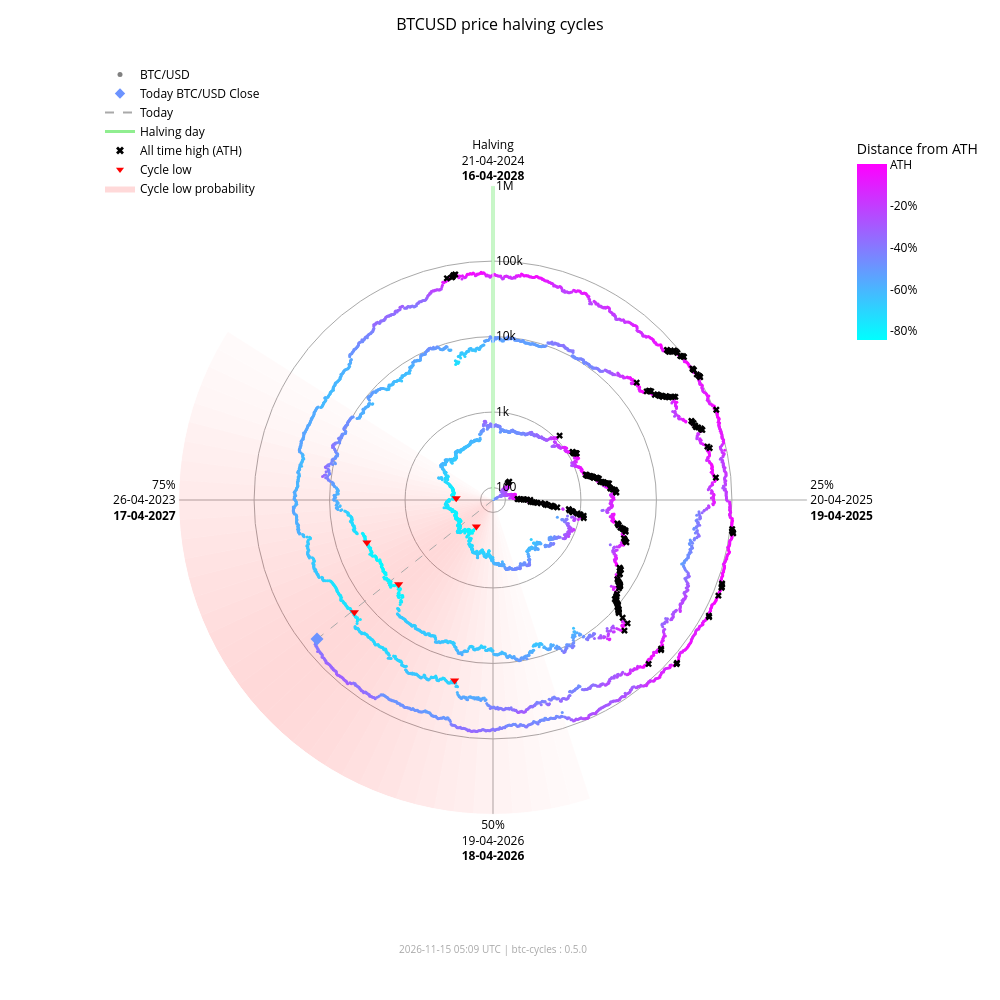

The notebook cell saved with this chart:
### Markdown cell above
### Interactive chart (plotly)

### Code cell
fig_interactive = btc.plot(
    kind="interactive",
    from_date="2012-11-28",
)
# plotly config for interactivity
config = {"scrollZoom": True, "displayModeBar": True}
# display in notebook
fig_interactive.show(config=config)

### Figure 1 — Plotly figure (JSON) as saved in the notebook; plotly's stock layout.template omitted (floating-point values rounded to 4 significant figures; data arrays with more than 128 entries replaced by an {"elided": "..."} marker saying what was removed)
{"data": [{"fill": "toself", "fillcolor": "rgba(255,0,0,0.018306980149439524)", "hoverinfo": "skip", "line": {"width": 0}, "mode": "lines", "r": [68.43, 1000000, 1000000, 68.43, 68.43], "showlegend": false, "theta": [162.0, 162.0, 165.6, 165.6, 162.0], "type": "scatterpolar"}, {"fill": "toself", "fillcolor": "rgba(255,0,0,0.02405911634527998)", "hoverinfo": "skip", "line": {"width": 0}, "mode": "lines", "r": [68.43, 1000000, 1000000, 68.43, 68.43], "showlegend": false, "theta": [165.6, 165.6, 169.2, 169.2, 165.6], "type": "scatterpolar"}, {"fill": "toself", "fillcolor": "rgba(255,0,0,0.030803449372254352)", "hoverinfo": "skip", "line": {"width": 0}, "mode": "lines", "r": [68.43, 1000000, 1000000, 68.43, 68.43], "showlegend": false, "theta": [169.2, 169.2, 172.8, 172.8, 169.2], "type": "scatterpolar"}, {"fill": "toself", "fillcolor": "rgba(255,0,0,0.03847233586005252)", "hoverinfo": "skip", "line": {"width": 0}, "mode": "lines", "r": [68.43, 1000000, 1000000, 68.43, 68.43], "showlegend": false, "theta": [172.8, 172.8, 176.4, 176.4, 172.8], "type": "scatterpolar"}, {"fill": "toself", "fillcolor": "rgba(255,0,0,0.04694405159551339)", "hoverinfo": "skip", "line": {"width": 0}, "mode": "lines", "r": [68.43, 1000000, 1000000, 68.43, 68.43], "showlegend": false, "theta": [176.4, 176.4, 180.0, 180.0, 176.4], "type": "scatterpolar"}, {"fill": "toself", "fillcolor": "rgba(255,0,0,0.05605603979818329)", "hoverinfo": "skip", "line": {"width": 0}, "mode": "lines", "r": [68.43, 1000000, 1000000, 68.43, 68.43], "showlegend": false, "theta": [180.0, 180.0, 183.6, 183.6, 180.0], "type": "scatterpolar"}, {"fill": "toself", "fillcolor": "rgba(255,0,0,0.06562330627802694)", "hoverinfo": "skip", "line": {"width": 0}, "mode": "lines", "r": [68.43, 1000000, 1000000, 68.43, 68.43], "showlegend": false, "theta": [183.6, 183.6, 187.2, 187.2, 183.6], "type": "scatterpolar"}, {"fill": "toself", "fillcolor": "rgba(255,0,0,0.07545707932574237)", "hoverinfo": "skip", "line": {"width": 0}, "mode": "lines", "r": [68.43, 1000000, 1000000, 68.43, 68.43], "showlegend": false, "theta": [187.2, 187.2, 190.8, 190.8, 187.2], "type": "scatterpolar"}, {"fill": "toself", "fillcolor": "rgba(255,0,0,0.08537841060169407)", "hoverinfo": "skip", "line": {"width": 0}, "mode": "lines", "r": [68.43, 1000000, 1000000, 68.43, 68.43], "showlegend": false, "theta": [190.8, 190.8, 194.4, 194.4, 190.8], "type": "scatterpolar"}, {"fill": "toself", "fillcolor": "rgba(255,0,0,0.09522272137134848)", "hoverinfo": "skip", "line": {"width": 0}, "mode": "lines", "r": [68.43, 1000000, 1000000, 68.43, 68.43], "showlegend": false, "theta": [194.4, 194.4, 198.0, 198.0, 194.4], "type": "scatterpolar"}, {"fill": "toself", "fillcolor": "rgba(255,0,0,0.10483418800389058)", "hoverinfo": "skip", "line": {"width": 0}, "mode": "lines", "r": [68.43, 1000000, 1000000, 68.43, 68.43], "showlegend": false, "theta": [198.0, 198.0, 201.6, 201.6, 198.0], "type": "scatterpolar"}, {"fill": "toself", "fillcolor": "rgba(255,0,0,0.11405248627197925)", "hoverinfo": "skip", "line": {"width": 0}, "mode": "lines", "r": [68.43, 1000000, 1000000, 68.43, 68.43], "showlegend": false, "theta": [201.6, 201.6, 205.2, 205.2, 201.6], "type": "scatterpolar"}, {"fill": "toself", "fillcolor": "rgba(255,0,0,0.12269756305009562)", "hoverinfo": "skip", "line": {"width": 0}, "mode": "lines", "r": [68.43, 1000000, 1000000, 68.43, 68.43], "showlegend": false, "theta": [205.2, 205.2, 208.8, 208.8, 205.2], "type": "scatterpolar"}, {"fill": "toself", "fillcolor": "rgba(255,0,0,0.13055959037792858)", "hoverinfo": "skip", "line": {"width": 0}, "mode": "lines", "r": [68.43, 1000000, 1000000, 68.43, 68.43], "showlegend": false, "theta": [208.8, 208.8, 212.4, 212.4, 208.8], "type": "scatterpolar"}, {"fill": "toself", "fillcolor": "rgba(255,0,0,0.13740037014073872)", "hoverinfo": "skip", "line": {"width": 0}, "mode": "lines", "r": [68.43, 1000000, 1000000, 68.43, 68.43], "showlegend": false, "theta": [212.4, 212.4, 216.0, 216.0, 212.4], "type": "scatterpolar"}, {"fill": "toself", "fillcolor": "rgba(255,0,0,0.14296927208088228)", "hoverinfo": "skip", "line": {"width": 0}, "mode": "lines", "r": [68.43, 1000000, 1000000, 68.43, 68.43], "showlegend": false, "theta": [216.0, 216.0, 219.6, 219.6, 216.0], "type": "scatterpolar"}, {"fill": "toself", "fillcolor": "rgba(255,0,0,0.14703219887325494)", "hoverinfo": "skip", "line": {"width": 0}, "mode": "lines", "r": [68.43, 1000000, 1000000, 68.43, 68.43], "showlegend": false, "theta": [219.6, 219.6, 223.2, 223.2, 219.6], "type": "scatterpolar"}, {"fill": "toself", "fillcolor": "rgba(255,0,0,0.14940752827264187)", "hoverinfo": "skip", "line": {"width": 0}, "mode": "lines", "r": [68.43, 1000000, 1000000, 68.43, 68.43], "showlegend": false, "theta": [223.2, 223.2, 226.8, 226.8, 223.2], "type": "scatterpolar"}, {"fill": "toself", "fillcolor": "rgba(255,0,0,0.15)", "hoverinfo": "skip", "line": {"width": 0}, "mode": "lines", "r": [68.43, 1000000, 1000000, 68.43, 68.43], "showlegend": false, "theta": [226.8, 226.8, 230.4, 230.4, 226.8], "type": "scatterpolar"}, {"fill": "toself", "fillcolor": "rgba(255,0,0,0.14882314851976614)", "hoverinfo": "skip", "line": {"width": 0}, "mode": "lines", "r": [68.43, 1000000, 1000000, 68.43, 68.43], "showlegend": false, "theta": [230.4, 230.4, 234.0, 234.0, 230.4], "type": "scatterpolar"}, {"fill": "toself", "fillcolor": "rgba(255,0,0,0.14600334989350275)", "hoverinfo": "skip", "line": {"width": 0}, "mode": "lines", "r": [68.43, 1000000, 1000000, 68.43, 68.43], "showlegend": false, "theta": [234.0, 234.0, 237.6, 237.6, 234.0], "type": "scatterpolar"}, {"fill": "toself", "fillcolor": "rgba(255,0,0,0.14176315293000513)", "hoverinfo": "skip", "line": {"width": 0}, "mode": "lines", "r": [68.43, 1000000, 1000000, 68.43, 68.43], "showlegend": false, "theta": [237.6, 237.6, 241.2, 241.2, 237.6], "type": "scatterpolar"}, {"fill": "toself", "fillcolor": "rgba(255,0,0,0.1363869302869166)", "hoverinfo": "skip", "line": {"width": 0}, "mode": "lines", "r": [68.43, 1000000, 1000000, 68.43, 68.43], "showlegend": false, "theta": [241.2, 241.2, 244.8, 244.8, 241.2], "type": "scatterpolar"}, {"fill": "toself", "fillcolor": "rgba(255,0,0,0.13017643696734477)", "hoverinfo": "skip", "line": {"width": 0}, "mode": "lines", "r": [68.43, 1000000, 1000000, 68.43, 68.43], "showlegend": false, "theta": [244.8, 244.8, 248.4, 248.4, 244.8], "type": "scatterpolar"}, {"fill": "toself", "fillcolor": "rgba(255,0,0,0.1234063302665758)", "hoverinfo": "skip", "line": {"width": 0}, "mode": "lines", "r": [68.43, 1000000, 1000000, 68.43, 68.43], "showlegend": false, "theta": [248.4, 248.4, 252.0, 252.0, 248.4], "type": "scatterpolar"}, {"fill": "toself", "fillcolor": "rgba(255,0,0,0.11628949020714345)", "hoverinfo": "skip", "line": {"width": 0}, "mode": "lines", "r": [68.43, 1000000, 1000000, 68.43, 68.43], "showlegend": false, "theta": [252.0, 252.0, 255.6, 255.6, 252.0], "type": "scatterpolar"}, {"fill": "toself", "fillcolor": "rgba(255,0,0,0.108959277972535)", "hoverinfo": "skip", "line": {"width": 0}, "mode": "lines", "r": [68.43, 1000000, 1000000, 68.43, 68.43], "showlegend": false, "theta": [255.6, 255.6, 259.2, 259.2, 255.6], "type": "scatterpolar"}, {"fill": "toself", "fillcolor": "rgba(255,0,0,0.1014715299920515)", "hoverinfo": "skip", "line": {"width": 0}, "mode": "lines", "r": [68.43, 1000000, 1000000, 68.43, 68.43], "showlegend": false, "theta": [259.2, 259.2, 262.8, 262.8, 259.2], "type": "scatterpolar"}, {"fill": "toself", "fillcolor": "rgba(255,0,0,0.09382430417652897)", "hoverinfo": "skip", "line": {"width": 0}, "mode": "lines", "r": [68.43, 1000000, 1000000, 68.43, 68.43], "showlegend": false, "theta": [262.8, 262.8, 266.4, 266.4, 262.8], "type": "scatterpolar"}, {"fill": "toself", "fillcolor": "rgba(255,0,0,0.08598937207621672)", "hoverinfo": "skip", "line": {"width": 0}, "mode": "lines", "r": [68.43, 1000000, 1000000, 68.43, 68.43], "showlegend": false, "theta": [266.4, 266.4, 270.0, 270.0, 266.4], "type": "scatterpolar"}, {"fill": "toself", "fillcolor": "rgba(255,0,0,0.07794710108398434)", "hoverinfo": "skip", "line": {"width": 0}, "mode": "lines", "r": [68.43, 1000000, 1000000, 68.43, 68.43], "showlegend": false, "theta": [270.0, 270.0, 273.6, 273.6, 270.0], "type": "scatterpolar"}, {"fill": "toself", "fillcolor": "rgba(255,0,0,0.06971614429145927)", "hoverinfo": "skip", "line": {"width": 0}, "mode": "lines", "r": [68.43, 1000000, 1000000, 68.43, 68.43], "showlegend": false, "theta": [273.6, 273.6, 277.2, 277.2, 273.6], "type": "scatterpolar"}, {"fill": "toself", "fillcolor": "rgba(255,0,0,0.061371174705723626)", "hoverinfo": "skip", "line": {"width": 0}, "mode": "lines", "r": [68.43, 1000000, 1000000, 68.43, 68.43], "showlegend": false, "theta": [277.2, 277.2, 280.8, 280.8, 277.2], "type": "scatterpolar"}, {"fill": "toself", "fillcolor": "rgba(255,0,0,0.05304520605236535)", "hoverinfo": "skip", "line": {"width": 0}, "mode": "lines", "r": [68.43, 1000000, 1000000, 68.43, 68.43], "showlegend": false, "theta": [280.8, 280.8, 284.4, 284.4, 280.8], "type": "scatterpolar"}, {"fill": "toself", "fillcolor": "rgba(255,0,0,0.044916938988340704)", "hoverinfo": "skip", "line": {"width": 0}, "mode": "lines", "r": [68.43, 1000000, 1000000, 68.43, 68.43], "showlegend": false, "theta": [284.4, 284.4, 288.0, 288.0, 284.4], "type": "scatterpolar"}, {"fill": "toself", "fillcolor": "rgba(255,0,0,0.0371870550186571)", "hoverinfo": "skip", "line": {"width": 0}, "mode": "lines", "r": [68.43, 1000000, 1000000, 68.43, 68.43], "showlegend": false, "theta": [288.0, 288.0, 291.6, 291.6, 288.0], "type": "scatterpolar"}, {"fill": "toself", "fillcolor": "rgba(255,0,0,0.030049603184432498)", "hoverinfo": "skip", "line": {"width": 0}, "mode": "lines", "r": [68.43, 1000000, 1000000, 68.43, 68.43], "showlegend": false, "theta": [291.6, 291.6, 295.2, 295.2, 291.6], "type": "scatterpolar"}, {"fill": "toself", "fillcolor": "rgba(255,0,0,0.023665126797805223)", "hoverinfo": "skip", "line": {"width": 0}, "mode": "lines", "r": [68.43, 1000000, 1000000, 68.43, 68.43], "showlegend": false, "theta": [295.2, 295.2, 298.8, 298.8, 295.2], "type": "scatterpolar"}, {"fill": "toself", "fillcolor": "rgba(255,0,0,0.018141004067302662)", "hoverinfo": "skip", "line": {"width": 0}, "mode": "lines", "r": [68.43, 1000000, 1000000, 68.43, 68.43], "showlegend": false, "theta": [298.8, 298.8, 302.4, 302.4, 298.8], "type": "scatterpolar"}, {"hoverinfo": "skip", "line": {"color": "darkgrey", "dash": "dash", "width": 1}, "mode": "lines", "r": [68.43, 64130.0], "showlegend": false, "theta": [231.7, 231.7], "type": "scatterpolar"}, {"hoverinfo": "skip", "line": {"color": "lightgreen", "width": 3}, "mode": "lines", "r": [68.43, 1000000], "showlegend": false, "theta": [0, 0], "type": "scatterpolar"}, {"hoverinfo": "text", "marker": {"color": {"elided": "4950 str values"}, "size": 3}, "mode": "markers", "r": {"elided": "4950 float values"}, "showlegend": false, "text": {"elided": "4950 str values"}, "theta": {"elided": "4950 float values"}, "type": "scatterpolar"}, {"hoverinfo": "text", "marker": {"color": "#6c93ff", "size": 10, "symbol": "diamond"}, "mode": "markers", "r": [64130.0], "showlegend": false, "text": ["Today<br>Date: 2026-11-14<br>Price: $64,128.05"], "theta": [231.7], "type": "scatterpolar"}, {"hoverinfo": "text", "marker": {"color": "black", "size": 6, "symbol": "x"}, "mode": "markers", "r": {"elided": "182 float values"}, "showlegend": false, "text": {"elided": "182 str values"}, "theta": {"elided": "182 float values"}, "type": "scatterpolar"}, {"hoverinfo": "text", "marker": {"color": "red", "size": 8, "symbol": "triangle-down"}, "mode": "markers", "r": [178.1, 210.5, 3237.0, 3961.0, 19020.0, 15790.0], "showlegend": false, "text": ["Cycle Low<br>Date: 2015-01-14<br>Price: $178.10<br>ATH distance: -84.5%", "Cycle Low<br>Date: 2015-08-24<br>Price: $210.49<br>ATH distance: -81.7%", "Cycle Low<br>Date: 2018-12-15<br>Price: $3,236.76<br>ATH distance: -83.4%", "Cycle Low<br>Date: 2019-03-15<br>Price: $3,960.91<br>ATH distance: -79.7%", "Cycle Low<br>Date: 2022-06-18<br>Price: $19,017.64<br>ATH distance: -71.9%", "Cycle Low<br>Date: 2022-11-21<br>Price: $15,787.28<br>ATH distance: -76.6%"], "theta": [212.1, 272.7, 228.3, 251.4, 192.0, 231.0], "type": "scatterpolar"}, {"marker": {"color": "grey", "size": 5}, "mode": "markers", "name": "BTC/USD", "r": [null], "theta": [null], "type": "scatterpolar"}, {"marker": {"color": "#6c93ff", "size": 8, "symbol": "diamond"}, "mode": "markers", "name": "Today BTC/USD Close", "r": [null], "theta": [null], "type": "scatterpolar"}, {"line": {"color": "darkgrey", "dash": "dash"}, "mode": "lines", "name": "Today", "r": [null], "theta": [null], "type": "scatterpolar"}, {"line": {"color": "lightgreen", "width": 3}, "mode": "lines", "name": "Halving day", "r": [null], "theta": [null], "type": "scatterpolar"}, {"marker": {"color": "black", "size": 7, "symbol": "x"}, "mode": "markers", "name": "All time high (ATH)", "r": [null], "theta": [null], "type": "scatterpolar"}, {"marker": {"color": "red", "size": 7, "symbol": "triangle-down"}, "mode": "markers", "name": "Cycle low", "r": [null], "theta": [null], "type": "scatterpolar"}, {"fill": "toself", "fillcolor": "rgba(255,0,0,0.15)", "line": {"width": 0}, "mode": "lines", "name": "Cycle low probability", "r": [null], "theta": [null], "type": "scatterpolar"}, {"hoverinfo": "skip", "marker": {"cmax": 0, "cmin": -0.8453, "color": [0], "colorbar": {"len": 0.25, "ticktext": ["ATH", "-20%", "-40%", "-60%", "-80%", "-100%"], "tickvals": [0, -0.2, -0.4, -0.6, -0.8, -1.0], "title": {"text": "Distance from ATH"}, "x": 0.95, "y": 0.92, "yanchor": "top"}, "colorscale": {"elided": "256x2 mixed values"}, "showscale": true, "size": 0}, "mode": "markers", "r": [null], "showlegend": false, "theta": [null], "type": "scatterpolar"}], "layout": {"annotations": [{"font": {"color": "darkgrey", "size": 10}, "showarrow": false, "text": "2026-11-15 05:09 UTC | btc-cycles : 0.5.0", "x": 0.5, "xref": "paper", "y": -0.02, "yref": "paper"}], "font": {"color": "black"}, "height": 1000, "legend": {"bgcolor": "rgba(0,0,0,0)", "font": {"color": "black"}, "x": 0.0, "y": 1.0}, "margin": {"b": 60, "l": 100, "r": 80, "t": 60}, "paper_bgcolor": "white", "plot_bgcolor": "white", "polar": {"angularaxis": {"color": "black", "direction": "clockwise", "gridcolor": "darkgrey", "rotation": 90, "ticktext": ["Halving<br>21-04-2024<br><b>16-04-2028</b>", "25%<br>20-04-2025<br><b>19-04-2025</b>", "50%<br>19-04-2026<br><b>18-04-2026</b>", "75%<br>26-04-2023<br><b>17-04-2027</b>"], "tickvals": [0, 90, 180, 270]}, "bgcolor": "white", "domain": {"x": [0.1, 0.9], "y": [0.05, 0.95]}, "radialaxis": {"angle": 90, "color": "black", "gridcolor": "darkgrey", "range": [1.835, 6.0], "tickangle": 90, "ticktext": ["100", "1k", "10k", "100k", "1M"], "tickvals": [100, 1000, 10000, 100000, 1000000], "type": "log"}}, "title": {"font": {"color": "black", "size": 16}, "text": "BTCUSD price halving cycles", "x": 0.5}, "width": 1000}}
